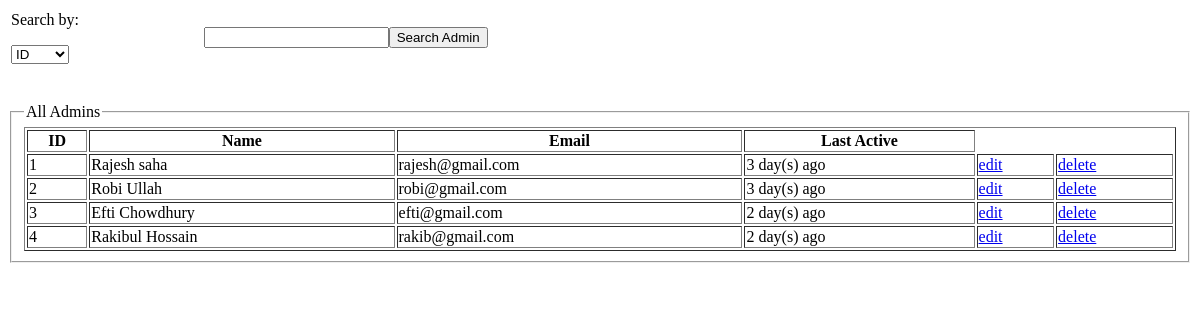
The app's page /app/admin/tadmindetails.php, older data.
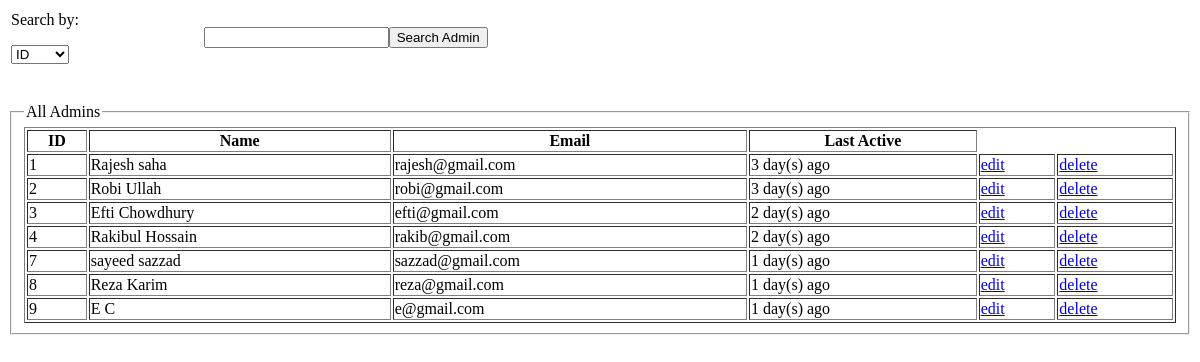
The same page, newer data.
### tables this page shows
CREATE TABLE `member` (
  `Member_ID` varchar(8) NOT NULL,
  `Password` varchar(20) NOT NULL,
  `Name` varchar(40) NOT NULL,
  `Email` varchar(30) NOT NULL,
  `Type` int(1) NOT NULL,
  `Status` varchar(10) NOT NULL DEFAULT 'Active',
  `Member_Since` timestamp NOT NULL DEFAULT CURRENT_TIMESTAMP,
  `Last_Logged_in` timestamp NOT NULL DEFAULT CURRENT_TIMESTAMP,
  `Total_Purchase` int(8) DEFAULT '0'
);

### data/data_access.php (called while the page is built, shortened)
<?php
    $host="127.0.0.1";
    $user="root";
    $pass="";
    $dbname="easylife_db";
    $port=3306;
    function executeSQL($sql){
        global $host, $user, $pass, $dbname, $port;
        $link=mysqli_connect($host, $user, $pass, $dbname, $port);
        $result = mysqli_query($link, $sql);
        return $result;
    }
?>

### data/member_data_access.php (called while the page is built, shortened)
<?php require_once "data_access.php"; ?>
<?php
	function getAllMembersFromDB()
	{
        $sql = "SELECT * FROM member";
        $result = executeSQL($sql);
        $members = array();
        for($i=0; $row=mysqli_fetch_assoc($result); ++$i){
            $members[$i] = $row;
        }
        return $members;
    }
?>

### app/admin/tadmindetails.php (the view, shortened to what this page needs)
<?php require_once "../../data/member_data_access.php"; ?>
<?php
	$memberID=$_GET['memberID'];
?>
<html>
	<table >
		<tr >
			<td width="40%">
				<p>Search by:<p><select>
					<option>ID</option>
				</select>
			</td>
			<td>
				<input type="text"/><input type="submit" value="Search Admin"/>
			</td>
		</tr>
	</table>
	<br>
	<br>
	<fieldset>
		<legend>All Admins</legend>
			<table border=1 width=100%>
				<tr>
					<th>ID</th>
					<th>Name</th>
					<th>Email</th>
					<th>Last Active</th>
				</tr>
				<?php
					$members=getAllMembersFromDB();
					$cy=(int)date("Y");
					$cm=(int)date("m");
					$cd=(int)date("d");
					foreach($members as $member)
					{
						$y=(int)explode("-",$member['Last_Logged_in'])[0];
						$m=(int)explode("-",$member['Last_Logged_in'])[1];
						$d=(int)explode("-",$member['Last_Logged_in'])[2];
						if($cy==$y)
						{
							if($cm==$m)
							{
								if(($cd==$d)||($cd<$d))
								{
									$log="Today";
								}
								else
								{
									$log=($cd-$d)." day(s) ago";
								}
							}
							else
							{
								$log=($cm-$m)." month(s) ago";
							}
						}
						else
						{
							$log=($cy-$y)." year(s) ago";
						}
						echo	"<tr>
									<td>".$member['Member_ID']."</td>
									<td>".$member['Name']."</td>
									<td>".$member['Email']."</td>
									<td>".$log."</td>
									<td><a href=\"Editprofile.php?memberID=".$member['Member_ID']."\">edit</a></td>";
						if($member['Member_ID']!=$memberID)
							{
								echo	"<td><a href=\"deleteadmin.php?memberID=".$member['Member_ID']."&id=".$memberID."\">delete</a></td></tr>";
							}
					}
					?>
			</table>
	</fieldset>
	<br>
</html>

Row changes from the older to the newer data that the page shows:
added member: Member_ID "7", Name "sayeed sazzad", Email "sazzad@gmail.com", Last_Logged_in "1 day(s) ago"
added member: Member_ID "8", Name "Reza Karim", Email "reza@gmail.com", Last_Logged_in "1 day(s) ago"
added member: Member_ID "9", Name "E C", Email "e@gmail.com", Last_Logged_in "1 day(s) ago"
